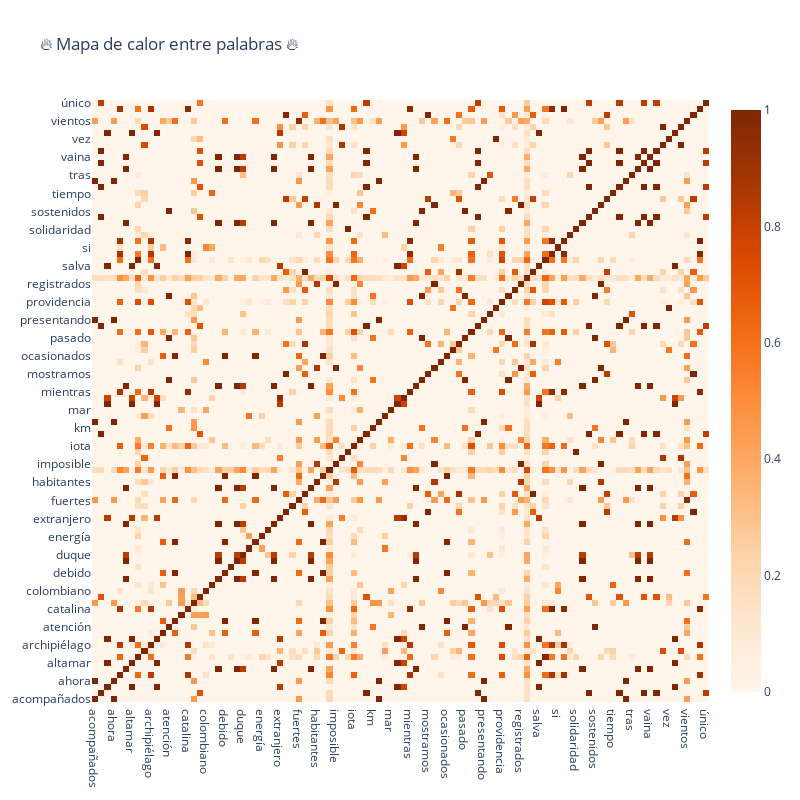

Notebook code for this chart:
### Code cell
trace = go.Heatmap(z=temp.values.tolist(),
                   x=temp.index.values,
                   y=temp.columns.values,
                   colorscale='Oranges')

layout = go.Layout(title='🔥 Mapa de calor entre palabras 🔥',
                   width=800, height=800)

fig = go.Figure(data=[trace],layout=layout)
iplot(fig)

### Figure 1 — Plotly figure (JSON) as saved in the notebook; plotly's stock layout.template omitted (floating-point values rounded to 4 significant figures; data arrays with more than 128 entries replaced by an {"elided": "..."} marker saying what was removed)
{"data": [{"colorscale": [[0, "rgb(255,245,235)"], [0.125, "rgb(254,230,206)"], [0.25, "rgb(253,208,162)"], [0.375, "rgb(253,174,107)"], [0.5, "rgb(253,141,60)"], [0.625, "rgb(241,105,19)"], [0.75, "rgb(217,72,1)"], [0.875, "rgb(166,54,3)"], [1, "rgb(127,39,4)"]], "type": "heatmap", "x": ["acompañados", "acuerda", "adulto", "ahora", "alerta", "alguien", "altamar", "andrés", "aquí", "archipiélago", "armadacolombia", "así", "atención", "calles", "caribe", "catalina", "categoría", "colombia", "colombiano", "condiciones", "culpa", "debido", "decir", "dejó", "duque", "encuentra", "encuentran", "energía", "estragos", "explique", "extranjero", "foto", "fotos", "fuertes", "golpeados", "habita", "habitantes", "hora", "huracán", "imposible", "increíble", "indica", "iota", "isla", "islas", "km", "lluvias", "madrugada", "mar", "mayor", "medio", "mientras", "mismo", "momento", "mostramos", "movilidad", "máxima", "ocasionados", "parte", "pasa", "pasado", "paso", "país", "presentando", "presidente", "primera", "providencia", "recientemente", "refugios", "registrados", "rt", "sabemos", "salva", "san", "santa", "si", "sigue", "situación", "solidaridad", "solos", "sorpresa", "sostenidos", "sostienen", "testimonios", "tiempo", "toma", "torrenciales", "tras", "uribistas", "vacacio", "vaina", "van", "vea", "vez", "vida", "video", "vientos", "vía", "zo", "único"], "y": ["acompañados", "acuerda", "adulto", "ahora", "alerta", "alguien", "altamar", "andrés", "aquí", "archipiélago", "armadacolombia", "así", "atención", "calles", "caribe", "catalina", "categoría", "colombia", "colombiano", "condiciones", "culpa", "debido", "decir", "dejó", "duque", "encuentra", "encuentran", "energía", "estragos", "explique", "extranjero", "foto", "fotos", "fuertes", "golpeados", "habita", "habitantes", "hora", "huracán", "imposible", "increíble", "indica", "iota", "isla", "islas", "km", "lluvias", "madrugada", "mar", "mayor", "medio", "mientras", "mismo", "momento", "mostramos", "movilidad", "máxima", "ocasionados", "parte", "pasa", "pasado", "paso", "país", "presentando", "presidente", "primera", "providencia", "recientemente", "refugios", "registrados", "rt", "sabemos", "salva", "san", "santa", "si", "sigue", "situación", "solidaridad", "solos", "sorpresa", "sostenidos", "sostienen", "testimonios", "tiempo", "toma", "torrenciales", "tras", "uribistas", "vacacio", "vaina", "van", "vea", "vez", "vida", "video", "vientos", "vía", "zo", "único"], "z": {"elided": "100x100 float values"}}], "layout": {"height": 800, "title": {"text": "🔥 Mapa de calor entre palabras 🔥"}, "width": 800}}
